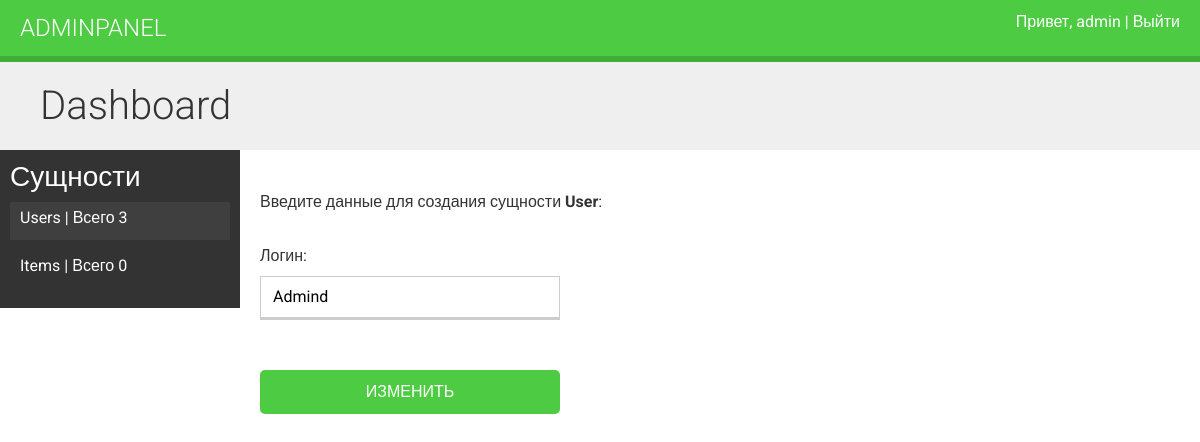
Page /users/edit/3 (signed in) on the earlier database version.
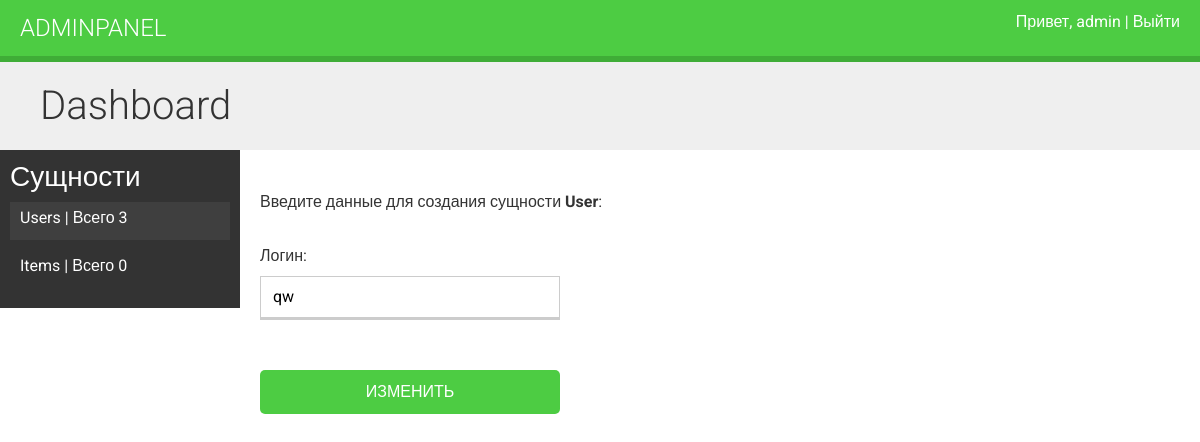
Same page on the later database version.
### app/models.py (models this page shows, shortened)
class BaseModel(models.Model):
    created_at = models.DateTimeField(verbose_name='Время создания', auto_now_add=True)
    updated_at = models.DateTimeField(verbose_name='Время обновления', auto_now=True)
    class Meta:
        abstract = True

class CustomUser(AbstractUser, BaseModel):
    username = models.CharField(verbose_name='Логин', max_length=128, blank=False, null=False, unique=True)
    password = models.CharField(verbose_name="Пароль", max_length=128)
    last_login = ...
    first_name = ...
    last_name = ...
    date_joined = ...
    USERNAME_FIELD = "username"
    class Meta:
        db_table = 'users'

### app/user_views.py (the view, shortened to what this page needs)
# urls.py: path('users/edit/<int:id>', user_views.edit_user_view, name='edit_user'),
@login_required
def edit_user_view(request, id: int):
    users, items = query_or_get_objects_from_cache()
    user = get_object_or_404(CustomUser, id=id)
    if request.method == 'GET':
        form = UserEditForm(instance=user)
        return render(request, 'manage/edit.html', {'form': form,
                                                    'object': 'User',
                                                    'users': users,
                                                    'items': items,
                                                    'select': 'users'})
    return redirect(reverse_lazy('app:users'))

### app/forms.py
class UserEditForm(forms.ModelForm):
    class Meta:
        model = CustomUser
        fields = ['username', ]

### app/utils.py (called while the page is built)
def query_or_get_objects_from_cache() -> list[QuerySet]:
    users = cache.get('users')
    if not users:
        users = CustomUser.objects.all()
        cache.set('users', users)
    items = cache.get('items')
    if not items:
        items = Item.objects.all()
        cache.set('items', items)
    return [users, items]

### app/templates/manage/edit.html (shortened to what this page needs)
{% extends "dashboard.html" %}
{% block mainblock %}
<div class="module">
{% if errors %}
    <p>Вы ввели неверные данные. Пожалуйста, попробуйте снова.</p>
{% elif form.errors %}
    {{form.errors}}
{% else %}
    <p>Введите данные для создания сущности <strong>{{object}}</strong>:</p>
{% endif %}
<div class="login-form">
    <form action="" method="post">
        {{ form.as_p }}
        <p><input type="submit" value="Изменить"></p>
    </form>
</div>
</div>
{% endblock mainblock %}

Differences in the rows shown:
changed CustomUser (number 2 of 2 on the later page): username "Admind" → "qw"
